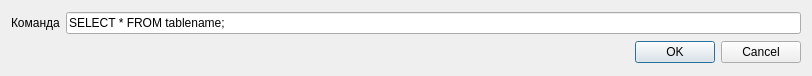
<?xml version="1.0" encoding="UTF-8"?>
<ui version="4.0">
 <class>QueryDialog</class>
 <widget class="QDialog" name="QueryDialog">
  <property name="geometry">
   <rect>
    <x>0</x>
    <y>0</y>
    <width>812</width>
    <height>76</height>
   </rect>
  </property>
  <property name="windowTitle">
   <string>SQL</string>
  </property>
  <layout class="QGridLayout" name="gridLayout">
   <item row="1" column="1">
    <widget class="QDialogButtonBox" name="buttonBox">
     <property name="orientation">
      <enum>Qt::Horizontal</enum>
     </property>
     <property name="standardButtons">
      <set>QDialogButtonBox::Cancel|QDialogButtonBox::Ok</set>
     </property>
    </widget>
   </item>
   <item row="0" column="1">
    <widget class="QLineEdit" name="sql_query">
     <property name="text">
      <string>SELECT * FROM tablename;</string>
     </property>
    </widget>
   </item>
   <item row="0" column="0">
    <widget class="QLabel" name="label">
     <property name="text">
      <string>Команда</string>
     </property>
    </widget>
   </item>
  </layout>
 </widget>
 <resources/>
 <connections>
  <connection>
   <sender>buttonBox</sender>
   <signal>accepted()</signal>
   <receiver>QueryDialog</receiver>
   <slot>accept()</slot>
   <hints>
    <hint type="sourcelabel">
     <x>248</x>
     <y>254</y>
    </hint>
    <hint type="destinationlabel">
     <x>157</x>
     <y>274</y>
    </hint>
   </hints>
  </connection>
  <connection>
   <sender>buttonBox</sender>
   <signal>rejected()</signal>
   <receiver>QueryDialog</receiver>
   <slot>reject()</slot>
   <hints>
    <hint type="sourcelabel">
     <x>316</x>
     <y>260</y>
    </hint>
    <hint type="destinationlabel">
     <x>286</x>
     <y>274</y>
    </hint>
   </hints>
  </connection>
 </connections>
</ui>
